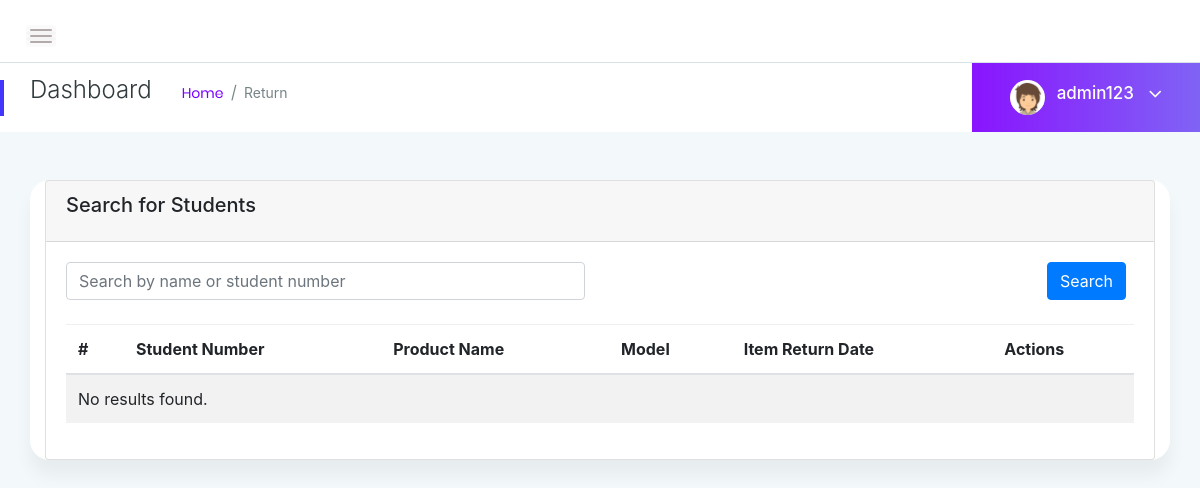
Before: /return.php (signed in) with the older database file.
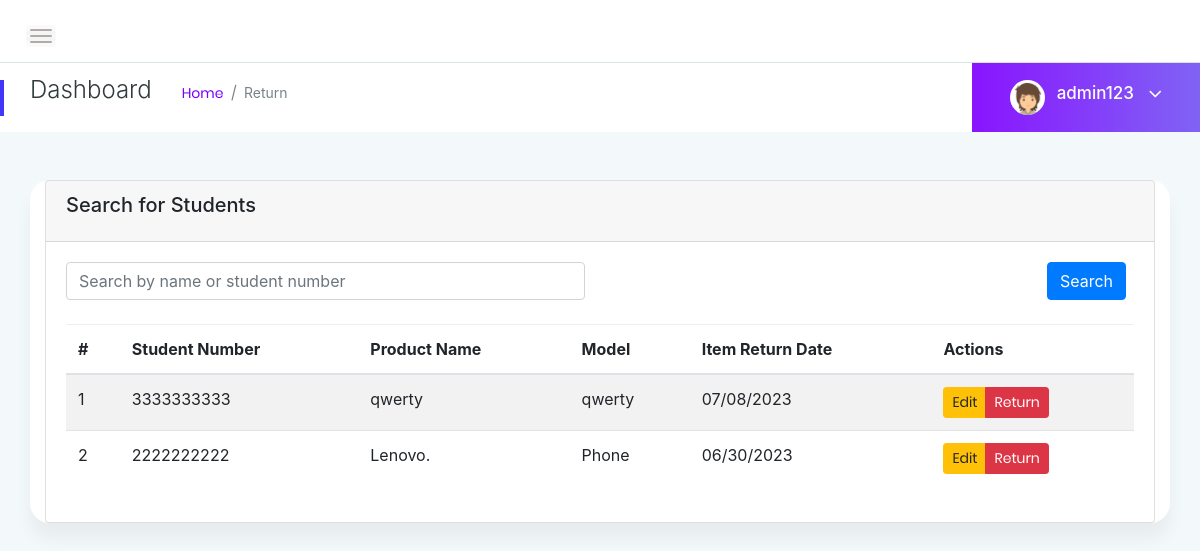
After: the same page with the newer database file.
### tables this page shows
CREATE TABLE `borrow` (
  `id` int(6) UNSIGNED NOT NULL,
  `product_id` int(6) NOT NULL,
  `product_name` varchar(50) NOT NULL,
  `Model` varchar(50) NOT NULL,
  `serialnumber` varchar(50) NOT NULL,
  `description` text DEFAULT NULL,
  `firstname` varchar(30) NOT NULL,
  `lastname` varchar(30) NOT NULL,
  `studentnumber` varchar(10) NOT NULL,
  `date` date NOT NULL
);

### return.php (the view, shortened to what the changed rows need)
<!doctype html>
<html class="no-js" lang="en">
<head>
  <link rel="stylesheet" href="assets/css/bootstrap.min.css">
  <link rel="stylesheet" href="assets/css/font-awesome.min.css">
  <link rel="stylesheet" href="assets/css/themify-icons.css">
  <link rel="stylesheet" href="assets/css/metisMenu.css">
  <link rel="stylesheet" href="assets/css/owl.carousel.min.css">
  <link rel="stylesheet" href="assets/css/slicknav.min.css">
  <link rel="stylesheet" href="https://www.amcharts.com/lib/3/plugins/export/export.css" type="text/css" media="all" />
  <link rel="stylesheet" href="assets/css/typography.css">
  <link rel="stylesheet" href="assets/css/default-css.css">
  <link rel="stylesheet" href="assets/css/styles.css">
  <link rel="stylesheet" href="assets/css/responsive.css">
  <link rel="stylesheet" href="https://cdn.jsdelivr.net/npm/bootstrap-icons@1.10.5/font/bootstrap-icons.css">
</head>
<body>
  <div class="page-container">
        <div class="main-content">
        <div class="container mt-5">
    <div class="card">
        <div class="card-body">
            <div class="table-responsive mt-4">
                <table class="table table-hover table-striped">
                    <thead>
                        <tr>
                            <th scope="col">#</th>
                            <th scope="col">Student Number</th>
                            <th scope="col">Product Name</th>
                            <th scope="col">Model</th>
                            <th scope="col">Item Return Date</th>
                            <th scope="col">Actions</th>
                        </tr>
                    </thead>
                    <tbody>
                    <?php
                    $conn = new mysqli("localhost", "root", "", "inventorymanagement");
                    $search = isset($_POST['search']) ? $_POST['search'] : '';
                    $sql = "SELECT * FROM borrow WHERE firstname LIKE '%$search%' OR lastname LIKE '%$search%' OR studentnumber LIKE '%$search%'";
                    $result = $conn->query($sql);
                    $count = 0;
                    if ($result->num_rows > 0) {
                        while ($row = $result->fetch_assoc()) {
                            $count = $count + 1;
                            ?>
                            <tr>
                                <td><?php echo $count ?></td>
                                <td><?php echo $row["studentnumber"] ?></td>
                                <td><?php echo $row["product_name"] ?></td>
                                <td><?php echo $row["Model"] ?></td>
                                <td><?php $date_obj = new DateTime($row["date"]); $date_str = $date_obj->format('m/d/Y');
                                echo $date_str; ?></td>
                                <td>
                                    <div class="btn-group">
                                        <a href="editstudent.php?id=<?php echo $row["product_id"] ?>" class="btn btn-sm btn-warning">Edit</a>
                                        <a href="logs.php?id=<?php echo $row["product_id"] ?>" class="btn btn-sm btn-danger">Return</a>
                                    </div>
                                </td>
                            </tr>
                            <?php
                        }
                    } else {
                        ?>
                        <tr>
                            <td colspan="8">No results found.</td>
                        </tr>
                        <?php
                        }
                        ?>
                        </tbody>
                    </table>
                </div>
            </div>
        </div>
    </div>
</div>
<html>
<head>
	<link rel="stylesheet" type="text/css" href="style.css">
	<link rel="stylesheet" href="https://maxcdn.bootstrapcdn.com/bootstrap/4.0.0-alpha.6/css/bootstrap.min.css">
</head>
</html>
    </div>
</body>
</html>

Changed rows visible on the page:
added borrow: studentnumber "3333333333", product_name "qwerty", Model "qwerty", date "07/08/2023"
added borrow: studentnumber "2222222222", product_name "Lenovo.", Model "Phone", date "06/30/2023"
Other visible differences:
text no longer shown: "No results found."
